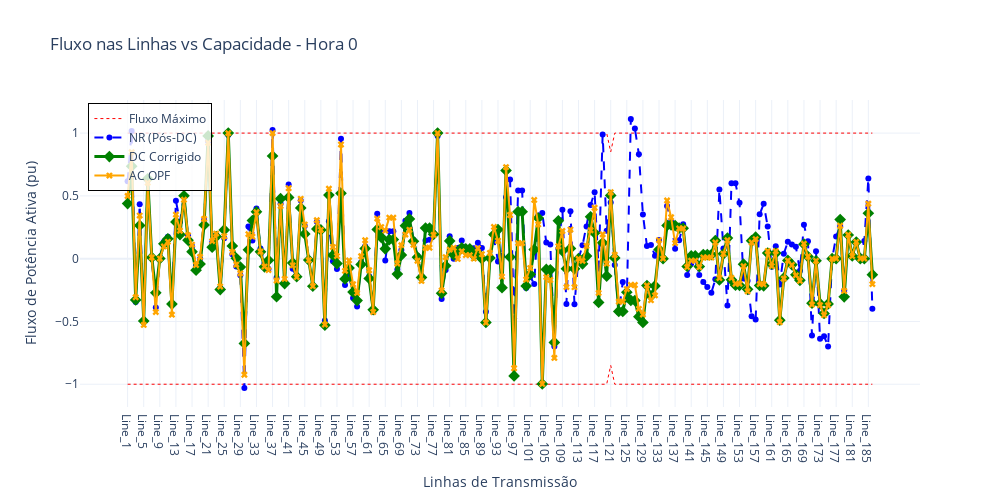

Here is the notebook cell this chart was saved with:
### Code cell
# --- 1. Configuração e Tratamento de Dados ---
h_plot = 0  # Escolha a hora que quiser analisar

# Recupera os nomes e os limites INDIVIDUAIS de cada linha
line_names = [l.name for l in NET.lines]
limits     = np.array([l.flow_max_pu for l in NET.lines])

# Garante que os dados de fluxo estão em numpy array para indexação [h_plot]
f_nr   = np.array(flows_out_nr)
f_corr = np.array(flows_out_dc_corr)
f_ac   = np.array(flows_out_ac)

fig = go.Figure()

# --- 2. Plota os Limites (O "Envelope") ---
# Limite Superior (P_max)
fig.add_trace(go.Scatter(
    x=line_names, 
    y=limits,
    mode='lines', 
    name='Fluxo Máximo',
    line=dict(color='red', width=1, dash='dot'), # Linha pontilhada vermelha
    hoverinfo='y+name'
))

# Limite Inferior (-P_max)
fig.add_trace(go.Scatter(
    x=line_names, 
    y=-limits,
    mode='lines', 
    name='Fluxo Mínimo',
    line=dict(color='red', width=1, dash='dot'),
    showlegend=False, # Não precisa poluir a legenda duas vezes
    hoverinfo='skip'
))

# --- 3. Plota os Fluxos dos Métodos ---

# NR (Estado Inicial/Violado)
fig.add_trace(go.Scatter(
    x=line_names, 
    y=f_nr[h_plot],
    mode='lines+markers', 
    name='NR (Pós-DC)',
    line=dict(color='blue', width=2, dash='dash'),
    marker=dict(symbol='circle')
))

# DC Corrigido (Sua Solução MinDeviation)
fig.add_trace(go.Scatter(
    x=line_names, 
    y=f_corr[h_plot],
    mode='lines+markers', 
    name='DC Corrigido',
    line=dict(color='green', width=3),
    marker=dict(size=9, symbol='diamond')
))

# AC OPF (Referência Ideal)
fig.add_trace(go.Scatter(
    x=line_names, 
    y=f_ac[h_plot],
    mode='lines+markers', 
    name='AC OPF',
    line=dict(color='orange', width=2),
    marker=dict(symbol='x')
))

# --- 4. Layout Quadrado e Limpo ---
fig.update_layout(
    title=f"Fluxo nas Linhas vs Capacidade - Hora {h_plot}",
    xaxis_title="Linhas de Transmissão",
    yaxis_title="Fluxo de Potência Ativa (pu)",
    
    # Deixa o gráfico quadrado
    width=1000,
    height=500,
    autosize=False,
    
    template="plotly_white",
    hovermode="x unified", # Mostra todos os valores ao passar o mouse numa linha
    legend=dict(
        x=0.01, y=0.99, 
        bgcolor='rgba(255, 255, 255, 0.8)',
        bordercolor="Black",
        borderwidth=1
    )
)

fig.show()

### Figure 1 — Plotly figure (JSON) as saved in the notebook; plotly's stock layout.template omitted (floating-point values rounded to 4 significant figures; data arrays with more than 128 entries replaced by an {"elided": "..."} marker saying what was removed)
{"data": [{"hoverinfo": "y+name", "line": {"color": "red", "dash": "dot", "width": 1}, "mode": "lines", "name": "Fluxo Máximo", "type": "scatter", "x": {"elided": "186 str values"}, "y": {"elided": "186 float values"}}, {"hoverinfo": "skip", "line": {"color": "red", "dash": "dot", "width": 1}, "mode": "lines", "name": "Fluxo Mínimo", "showlegend": false, "type": "scatter", "x": {"elided": "186 str values"}, "y": {"elided": "186 float values"}}, {"line": {"color": "blue", "dash": "dash", "width": 2}, "marker": {"symbol": "circle"}, "mode": "lines+markers", "name": "NR (Pós-DC)", "type": "scatter", "x": {"elided": "186 str values"}, "y": {"elided": "186 float values"}}, {"line": {"color": "green", "width": 3}, "marker": {"size": 9, "symbol": "diamond"}, "mode": "lines+markers", "name": "DC Corrigido", "type": "scatter", "x": {"elided": "186 str values"}, "y": {"elided": "186 float values"}}, {"line": {"color": "orange", "width": 2}, "marker": {"symbol": "x"}, "mode": "lines+markers", "name": "AC OPF", "type": "scatter", "x": {"elided": "186 str values"}, "y": {"elided": "186 float values"}}], "layout": {"autosize": false, "height": 500, "hovermode": "x unified", "legend": {"bgcolor": "rgba(255, 255, 255, 0.8)", "bordercolor": "Black", "borderwidth": 1, "x": 0.01, "y": 0.99}, "title": {"text": "Fluxo nas Linhas vs Capacidade - Hora 0"}, "width": 1000, "xaxis": {"title": {"text": "Linhas de Transmissão"}}, "yaxis": {"title": {"text": "Fluxo de Potência Ativa (pu)"}}}}
